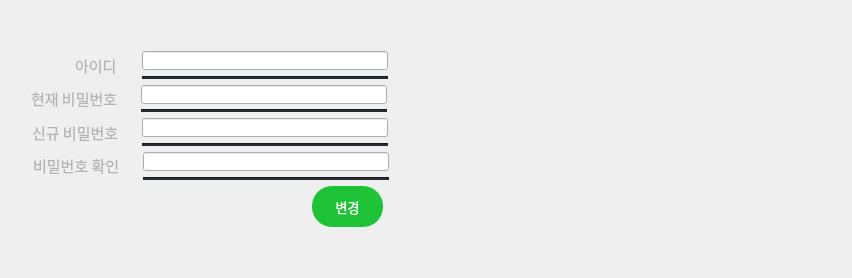
                  <widget class="QWidget" name="setting_user_setting_tab">
                   <layout class="QVBoxLayout" name="verticalLayout_51">
                    <item>
                     <layout class="QHBoxLayout" name="horizontalLayout_2">
                      <item>
                       <spacer name="horizontalSpacer_45">
                        <property name="orientation">
                         <enum>Qt::Orientation::Horizontal</enum>
                        </property>
                        <property name="sizeType">
                         <enum>QSizePolicy::Policy::Fixed</enum>
                        </property>
                        <property name="sizeHint" stdset="0">
                         <size>
                          <width>15</width>
                          <height>20</height>
                         </size>
                        </property>
                       </spacer>
                      </item>
                      <item>
                       <layout class="QVBoxLayout" name="verticalLayout_33">
                        <item>
                         <spacer name="verticalSpacer_24">
                          <property name="orientation">
                           <enum>Qt::Orientation::Vertical</enum>
                          </property>
                          <property name="sizeType">
                           <enum>QSizePolicy::Policy::Fixed</enum>
                          </property>
                          <property name="sizeHint" stdset="0">
                           <size>
                            <width>20</width>
                            <height>40</height>
                           </size>
                          </property>
                         </spacer>
                        </item>
                        <item>
                         <layout class="QVBoxLayout" name="verticalLayout_29">
                          <item>
                           <layout class="QHBoxLayout" name="horizontalLayout_40">
                            <item>
                             <spacer name="horizontalSpacer_35">
                              <property name="orientation">
                               <enum>Qt::Orientation::Horizontal</enum>
                              </property>
                              <property name="sizeType">
                               <enum>QSizePolicy::Policy::Fixed</enum>
                              </property>
                              <property name="sizeHint" stdset="0">
                               <size>
                                <width>48</width>
                                <height>20</height>
                               </size>
                              </property>
                             </spacer>
                            </item>
                            <item>
                             <widget class="QLabel" name="setting_user_id_label">
                              <property name="sizePolicy">
                               <sizepolicy hsizetype="Fixed" vsizetype="Preferred">
                                <horstretch>0</horstretch>
                                <verstretch>0</verstretch>
                               </sizepolicy>
                              </property>
                              <property name="minimumSize">
                               <size>
                                <width>60</width>
                                <height>22</height>
                               </size>
                              </property>
                              <property name="maximumSize">
                               <size>
                                <width>60</width>
                                <height>22</height>
                               </size>
                              </property>
                              <property name="font">
                               <font>
                                <family>Sans</family>
                                <pointsize>11</pointsize>
                               </font>
                              </property>
                              <property name="styleSheet">
                               <string notr="true">color: rgb(179,179,179);
background-color: rgba(255, 255, 255, 0);</string>
                              </property>
                              <property name="text">
                               <string>아이디</string>
                              </property>
                              <property name="alignment">
                               <set>Qt::AlignmentFlag::AlignLeading|Qt::AlignmentFlag::AlignLeft|Qt::AlignmentFlag::AlignVCenter</set>
                              </property>
                             </widget>
                            </item>
                            <item>
                             <layout class="QVBoxLayout" name="verticalLayout_20">
                              <item>
                               <widget class="QLineEdit" name="setting_user_id_input">
                                <property name="sizePolicy">
                                 <sizepolicy hsizetype="Preferred" vsizetype="Fixed">
                                  <horstretch>0</horstretch>
                                  <verstretch>0</verstretch>
                                 </sizepolicy>
                                </property>
                                <property name="minimumSize">
                                 <size>
                                  <width>246</width>
                                  <height>19</height>
                                 </size>
                                </property>
                                <property name="maximumSize">
                                 <size>
                                  <width>9999</width>
                                  <height>19</height>
                                 </size>
                                </property>
                                <property name="styleSheet">
                                 <string notr="true">color: rgb(255, 255, 255);</string>
                                </property>
                                <property name="text">
                                 <string/>
                                </property>
                                <property name="readOnly">
                                 <bool>true</bool>
                                </property>
                               </widget>
                              </item>
                              <item>
                               <widget class="Line" name="setting_user_id_input_line">
                                <property name="minimumSize">
                                 <size>
                                  <width>246</width>
                                  <height>3</height>
                                 </size>
                                </property>
                                <property name="maximumSize">
                                 <size>
                                  <width>246</width>
                                  <height>3</height>
                                 </size>
                                </property>
                                <property name="font">
                                 <font>
                                  <family>Sans</family>
                                  <pointsize>5</pointsize>
                                  <strikeout>false</strikeout>
                                 </font>
                                </property>
                                <property name="contextMenuPolicy">
                                 <enum>Qt::ContextMenuPolicy::NoContextMenu</enum>
                                </property>
                                <property name="autoFillBackground">
                                 <bool>false</bool>
                                </property>
                                <property name="styleSheet">
                                 <string notr="true">background-color: rgb(36, 39, 44)</string>
                                </property>
                                <property name="orientation">
                                 <enum>Qt::Orientation::Horizontal</enum>
                                </property>
                               </widget>
                              </item>
                             </layout>
                            </item>
                           </layout>
                          </item>
                          <item>
                           <layout class="QHBoxLayout" name="horizontalLayout_39">
                            <property name="spacing">
                             <number>6</number>
                            </property>
                            <item>
                             <spacer name="horizontalSpacer_60">
                              <property name="orientation">
                               <enum>Qt::Orientation::Horizontal</enum>
                              </property>
                              <property name="sizeType">
                               <enum>QSizePolicy::Policy::Fixed</enum>
                              </property>
                              <property name="sizeHint" stdset="0">
                               <size>
                                <width>5</width>
                                <height>20</height>
                               </size>
                              </property>
                             </spacer>
                            </item>
                            <item>
                             <widget class="QLabel" name="setting_user_pw_label">
                              <property name="sizePolicy">
                               <sizepolicy hsizetype="Fixed" vsizetype="Preferred">
                                <horstretch>0</horstretch>
                                <verstretch>0</verstretch>
                               </sizepolicy>
                              </property>
                              <property name="minimumSize">
                               <size>
                                <width>104</width>
                                <height>22</height>
                               </size>
                              </property>
                              <property name="maximumSize">
                               <size>
                                <width>104</width>
                                <height>22</height>
                               </size>
                              </property>
                              <property name="font">
                               <font>
                                <family>Sans</family>
                                <pointsize>11</pointsize>
                               </font>
                              </property>
                              <property name="styleSheet">
                               <string notr="true">color: rgb(179,179,179);
background-color: rgba(255, 255, 255, 0);</string>
                              </property>
                              <property name="text">
                               <string>현재 비밀번호</string>
                              </property>
                              <property name="alignment">
                               <set>Qt::AlignmentFlag::AlignLeading|Qt::AlignmentFlag::AlignLeft|Qt::AlignmentFlag::AlignVCenter</set>
                              </property>
                             </widget>
                            </item>
                            <item>
                             <layout class="QVBoxLayout" name="verticalLayout_19">
                              <property name="spacing">
                               <number>5</number>
                              </property>
                              <item>
                               <widget class="QLineEdit" name="setting_user_pw_input">
                                <property name="sizePolicy">
                                 <sizepolicy hsizetype="Preferred" vsizetype="Fixed">
                                  <horstretch>0</horstretch>
                                  <verstretch>0</verstretch>
                                 </sizepolicy>
                                </property>
                                <property name="minimumSize">
                                 <size>
                                  <width>246</width>
                                  <height>19</height>
                                 </size>
                                </property>
                                <property name="maximumSize">
                                 <size>
                                  <width>9999</width>
                                  <height>19</height>
                                 </size>
                                </property>
                                <property name="styleSheet">
                                 <string notr="true">color: rgb(255, 255, 255);</string>
                                </property>
                                <property name="text">
                                 <string/>
                                </property>
                                <property name="echoMode">
                                 <enum>QLineEdit::EchoMode::Password</enum>
                                </property>
                               </widget>
                              </item>
                              <item>
                               <widget class="Line" name="setting_user_pw_input_line">
                                <property name="minimumSize">
                                 <size>
                                  <width>246</width>
                                  <height>3</height>
                                 </size>
                                </property>
                                <property name="maximumSize">
                                 <size>
                                  <width>246</width>
                                  <height>3</height>
                                 </size>
                                </property>
                                <property name="font">
                                 <font>
                                  <family>Sans</family>
                                  <pointsize>5</pointsize>
                                  <strikeout>false</strikeout>
                                 </font>
                                </property>
                                <property name="contextMenuPolicy">
                                 <enum>Qt::ContextMenuPolicy::NoContextMenu</enum>
                                </property>
                                <property name="autoFillBackground">
                                 <bool>false</bool>
                                </property>
                                <property name="styleSheet">
                                 <string notr="true">background-color: rgb(36, 39, 44)</string>
                                </property>
                                <property name="orientation">
                                 <enum>Qt::Orientation::Horizontal</enum>
                                </property>
                               </widget>
                              </item>
                             </layout>
                            </item>
                           </layout>
                          </item>
                          <item>
                           <layout class="QHBoxLayout" name="horizontalLayout_37">
                            <item>
                             <spacer name="horizontalSpacer_61">
                              <property name="orientation">
                               <enum>Qt::Orientation::Horizontal</enum>
                              </property>
                              <property name="sizeType">
                               <enum>QSizePolicy::Policy::Fixed</enum>
                              </property>
                              <property name="sizeHint" stdset="0">
                               <size>
                                <width>6</width>
                                <height>20</height>
                               </size>
                              </property>
                             </spacer>
                            </item>
                            <item>
                             <widget class="QLabel" name="setting_user_new_pw_label">
                              <property name="sizePolicy">
                               <sizepolicy hsizetype="Fixed" vsizetype="Preferred">
                                <horstretch>0</horstretch>
                                <verstretch>0</verstretch>
                               </sizepolicy>
                              </property>
                              <property name="minimumSize">
                               <size>
                                <width>104</width>
                                <height>22</height>
                               </size>
                              </property>
                              <property name="maximumSize">
                               <size>
                                <width>104</width>
                                <height>22</height>
                               </size>
                              </property>
                              <property name="font">
                               <font>
                                <family>Sans</family>
                                <pointsize>11</pointsize>
                               </font>
                              </property>
                              <property name="styleSheet">
                               <string notr="true">color: rgb(179,179,179);
background-color: rgba(255, 255, 255, 0);</string>
                              </property>
                              <property name="text">
                               <string>신규 비밀번호</string>
                              </property>
                              <property name="alignment">
                               <set>Qt::AlignmentFlag::AlignLeading|Qt::AlignmentFlag::AlignLeft|Qt::AlignmentFlag::AlignVCenter</set>
                              </property>
                             </widget>
                            </item>
                            <item>
                             <layout class="QVBoxLayout" name="verticalLayout_17">
                              <item>
                               <widget class="QLineEdit" name="setting_user_new_pw_input">
                                <property name="sizePolicy">
                                 <sizepolicy hsizetype="Preferred" vsizetype="Fixed">
                                  <horstretch>0</horstretch>
                                  <verstretch>0</verstretch>
                                 </sizepolicy>
                                </property>
                                <property name="minimumSize">
                                 <size>
                                  <width>246</width>
                                  <height>19</height>
                                 </size>
                                </property>
                                <property name="maximumSize">
                                 <size>
                                  <width>9999</width>
                                  <height>19</height>
                                 </size>
                                </property>
                                <property name="styleSheet">
                                 <string notr="true">color: rgb(255, 255, 255);</string>
                                </property>
                                <property name="text">
                                 <string/>
                                </property>
                                <property name="frame">
                                 <bool>true</bool>
                                </property>
                                <property name="echoMode">
                                 <enum>QLineEdit::EchoMode::Password</enum>
                                </property>
                               </widget>
                              </item>
                              <item>
                               <widget class="Line" name="setting_user_new_pw_input_line">
                                <property name="minimumSize">
                                 <size>
                                  <width>246</width>
                                  <height>3</height>
                                 </size>
                                </property>
                                <property name="maximumSize">
                                 <size>
                                  <width>246</width>
                                  <height>3</height>
                                 </size>
                                </property>
                                <property name="font">
                                 <font>
                                  <family>Sans</family>
                                  <pointsize>5</pointsize>
                                  <strikeout>false</strikeout>
                                 </font>
                                </property>
                                <property name="contextMenuPolicy">
                                 <enum>Qt::ContextMenuPolicy::NoContextMenu</enum>
                                </property>
                                <property name="autoFillBackground">
                                 <bool>false</bool>
                                </property>
                                <property name="styleSheet">
                                 <string notr="true">background-color: rgb(36, 39, 44)</string>
                                </property>
                                <property name="orientation">
                                 <enum>Qt::Orientation::Horizontal</enum>
                                </property>
                               </widget>
                              </item>
                             </layout>
                            </item>
                           </layout>
                          </item>
                          <item>
                           <layout class="QHBoxLayout" name="horizontalLayout_33">
                            <item>
                             <spacer name="horizontalSpacer_62">
                              <property name="orientation">
                               <enum>Qt::Orientation::Horizontal</enum>
                              </property>
                              <property name="sizeType">
                               <enum>QSizePolicy::Policy::Fixed</enum>
                              </property>
                              <property name="sizeHint" stdset="0">
                               <size>
                                <width>7</width>
                                <height>20</height>
                               </size>
                              </property>
                             </spacer>
                            </item>
                            <item>
                             <widget class="QLabel" name="setting_user_new_pw_label2">
                              <property name="sizePolicy">
                               <sizepolicy hsizetype="Fixed" vsizetype="Preferred">
                                <horstretch>0</horstretch>
                                <verstretch>0</verstretch>
                               </sizepolicy>
                              </property>
                              <property name="minimumSize">
                               <size>
                                <width>104</width>
                                <height>27</height>
                               </size>
                              </property>
                              <property name="maximumSize">
                               <size>
                                <width>104</width>
                                <height>27</height>
                               </size>
                              </property>
                              <property name="font">
                               <font>
                                <family>Sans</family>
                                <pointsize>11</pointsize>
                               </font>
                              </property>
                              <property name="styleSheet">
                               <string notr="true">color: rgb(179,179,179);
background-color: rgba(255, 255, 255, 0);</string>
                              </property>
                              <property name="text">
                               <string>비밀번호 확인</string>
                              </property>
                              <property name="alignment">
                               <set>Qt::AlignmentFlag::AlignLeading|Qt::AlignmentFlag::AlignLeft|Qt::AlignmentFlag::AlignVCenter</set>
                              </property>
                             </widget>
                            </item>
                            <item>
                             <layout class="QVBoxLayout" name="verticalLayout_18">
                              <item>
                               <widget class="QLineEdit" name="setting_user_new_pw_input2">
                                <property name="sizePolicy">
                                 <sizepolicy hsizetype="Preferred" vsizetype="Fixed">
                                  <horstretch>0</horstretch>
                                  <verstretch>0</verstretch>
                                 </sizepolicy>
                                </property>
                                <property name="minimumSize">
                                 <size>
                                  <width>246</width>
                                  <height>19</height>
                                 </size>
                                </property>
                                <property name="maximumSize">
                                 <size>
                                  <width>9999</width>
                                  <height>19</height>
                                 </size>
                                </property>
                                <property name="styleSheet">
                                 <string notr="true">color: rgb(255, 255, 255);</string>
                                </property>
                                <property name="text">
                                 <string/>
                                </property>
                                <property name="echoMode">
                                 <enum>QLineEdit::EchoMode::Password</enum>
                                </property>
                               </widget>
                              </item>
                              <item>
                               <widget class="Line" name="setting_user_new_pw_input2_line">
                                <property name="minimumSize">
                                 <size>
                                  <width>246</width>
                                  <height>3</height>
                                 </size>
                                </property>
                                <property name="maximumSize">
                                 <size>
                                  <width>246</width>
                                  <height>3</height>
                                 </size>
                                </property>
                                <property name="font">
                                 <font>
                                  <family>Sans</family>
                                  <pointsize>5</pointsize>
                                  <strikeout>false</strikeout>
                                 </font>
                                </property>
                                <property name="contextMenuPolicy">
                                 <enum>Qt::ContextMenuPolicy::NoContextMenu</enum>
                                </property>
                                <property name="autoFillBackground">
                                 <bool>false</bool>
                                </property>
                                <property name="styleSheet">
                                 <string notr="true">background-color: rgb(36, 39, 44)</string>
                                </property>
                                <property name="orientation">
                                 <enum>Qt::Orientation::Horizontal</enum>
                                </property>
                               </widget>
                              </item>
                             </layout>
                            </item>
                           </layout>
                          </item>
                          <item>
                           <layout class="QHBoxLayout" name="horizontalLayout_41">
                            <item>
                             <spacer name="horizontalSpacer_36">
                              <property name="orientation">
                               <enum>Qt::Orientation::Horizontal</enum>
                              </property>
                              <property name="sizeType">
                               <enum>QSizePolicy::Policy::Fixed</enum>
                              </property>
                              <property name="sizeHint" stdset="0">
                               <size>
                                <width>280</width>
                                <height>20</height>
                               </size>
                              </property>
                             </spacer>
                            </item>
                            <item>
                             <widget class="QPushButton" name="setting_user_save_bnt">
                              <property name="minimumSize">
                               <size>
                                <width>71</width>
                                <height>41</height>
                               </size>
                              </property>
                              <property name="maximumSize">
                               <size>
                                <width>71</width>
                                <height>41</height>
                               </size>
                              </property>
                              <property name="font">
                               <font>
                                <family>Sans</family>
                                <pointsize>10</pointsize>
                               </font>
                              </property>
                              <property name="cursor">
                               <cursorShape>PointingHandCursor</cursorShape>
                              </property>
                              <property name="styleSheet">
                               <string notr="true">background-color: rgb(30, 195, 55);
color: rgb(255, 255, 255);
border-radius: 20px;

</string>
                              </property>
                              <property name="text">
                               <string>변경</string>
                              </property>
                             </widget>
                            </item>
                           </layout>
                          </item>
                         </layout>
                        </item>
                        <item>
                         <spacer name="verticalSpacer_13">
                          <property name="orientation">
                           <enum>Qt::Orientation::Vertical</enum>
                          </property>
                          <property name="sizeHint" stdset="0">
                           <size>
                            <width>20</width>
                            <height>40</height>
                           </size>
                          </property>
                         </spacer>
                        </item>
                       </layout>
                      </item>
                      <item>
                       <spacer name="horizontalSpacer_44">
                        <property name="orientation">
                         <enum>Qt::Orientation::Horizontal</enum>
                        </property>
                        <property name="sizeType">
                         <enum>QSizePolicy::Policy::Fixed</enum>
                        </property>
                        <property name="sizeHint" stdset="0">
                         <size>
                          <width>452</width>
                          <height>20</height>
                         </size>
                        </property>
                       </spacer>
                      </item>
                     </layout>
                    </item>
                   </layout>
                  </widget>
